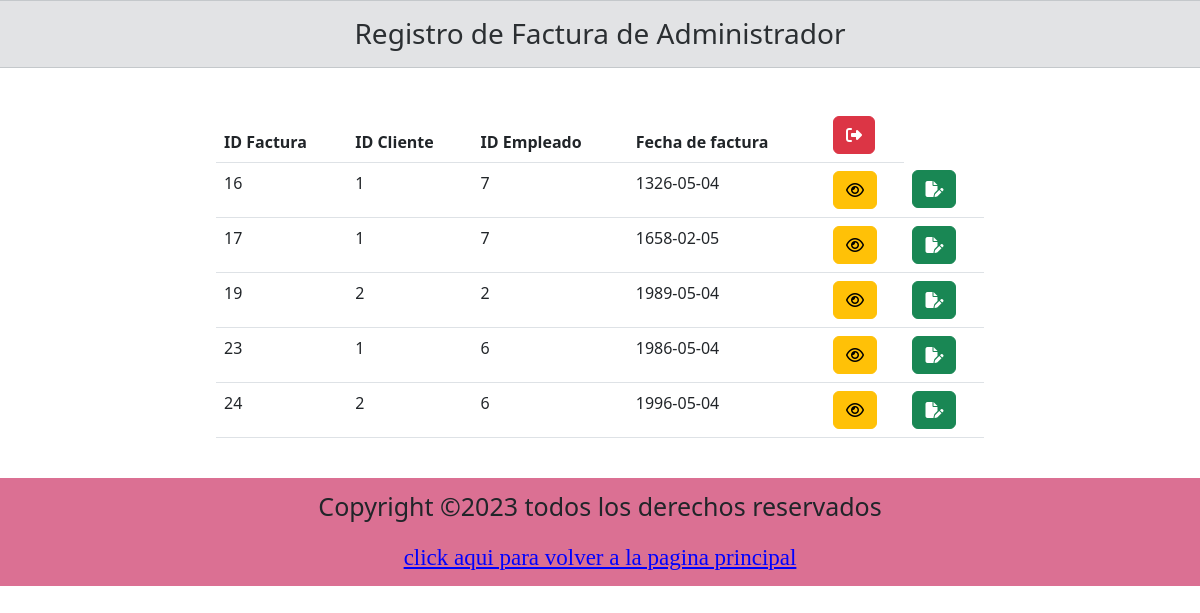
Page /vista/mostrar_factura.php (signed in) on the committed database.
### tables this page shows
CREATE TABLE `factura` (
  `CodFac` int(11) NOT NULL,
  `CodCli` int(11) NOT NULL,
  `CodEmp` int(11) NOT NULL,
  `FecFac` date NOT NULL
);

### vista/mostrar_factura.php (the view, shortened to what this page needs)
<?php
include("../modelo/conexion.php");
$cod=$_SESSION['cod'];
if($cod==1){
	$where ='';
}else {
	$where = "WHERE CodCli=$cod";
}
$sqlc=$con->query("SELECT * FROM factura $where");
 ?>
 <!DOCTYPE html>
<html>
<head>
	<link rel="stylesheet" href="styles2.css">
	<link href="https://cdn.jsdelivr.net/npm/bootstrap@5.3.0/dist/css/bootstrap.min.css" rel="stylesheet">
</head>
<body>
	<div class="row">
		<h3 class="text-center alert alert-secondary">Registro de Factura de <?= $_SESSION['nom']?></h3>
		<div class="col-8 p-4 m-auto">
			<table class="table">
              <thead class="bg-info">
                <tr>
                  <th scope="col">ID Factura</th>
                  <th scope="col">ID Cliente</th>
                  <th scope="col">ID Empleado</th>
                  <th scope="col">Fecha de factura</th>
                  <th><a href="registro_compras.php" class="btn btn-small btn-danger" ><i class="fa-solid fa-right-from-bracket"></i></a></th>
                </tr>
              </thead>
              <tbody>
              	<?php
              	while($datos=$sqlc->fetch_object()){?>
              		<tr>
                      <td><?= $datos->CodFac?></td>
                      <td><?= $datos->CodCli?></td>
                      <td><?= $datos->CodEmp ?></td>
                      <td><?= $datos->FecFac ?></td>
                      <td><a href="mostrar_detalle_factura.php?idf=<?= $datos->CodFac ?>" class="btn btn-small btn-warning" ><i class="fa-regular fa-eye"></i></a></td>
                      <td>
                      	 <?php
                       if($_SESSION['nom']=='Administrador'){?>
                          <a href="detalle_factura.php?id=<?= $datos->CodFac ?>" class="btn btn-small btn-success" ><i class="fa-solid fa-file-pen"></i></a>
                       <?php } ?>
                      </td>
                     </tr>
              	<?php }
              	 ?>
              </tbody>
            </table>
		</div>
	</div>
	<footer>
		<p style="font-size: 25px">Copyright &copy;2023 todos los derechos reservados</p>
		<a href="principal.php" style="color:blue"> click aqui para volver a la pagina principal</a>
	</footer>
</body>
</html>

### vista/styles2.css (style rules this page uses)
a { text-decoration: none; font-family: fantasy; color:brown; font-size: 23px; }
.row { display: flex; flex-wrap:wrap; }
footer { padding: 10px; text-align:center; background-color: palevioletred; }

### rows in the picture
factura: CodFac "16", CodCli "1", CodEmp "7", FecFac "1326-05-04"
factura: CodFac "17", CodCli "1", CodEmp "7", FecFac "1658-02-05"
factura: CodFac "19", CodCli "2", CodEmp "2", FecFac "1989-05-04"
factura: CodFac "23", CodCli "1", CodEmp "6", FecFac "1986-05-04"
factura: CodFac "24", CodCli "2", CodEmp "6", FecFac "1996-05-04"

### other values in the picture
$_SESSION['nom'] "Administrador"
